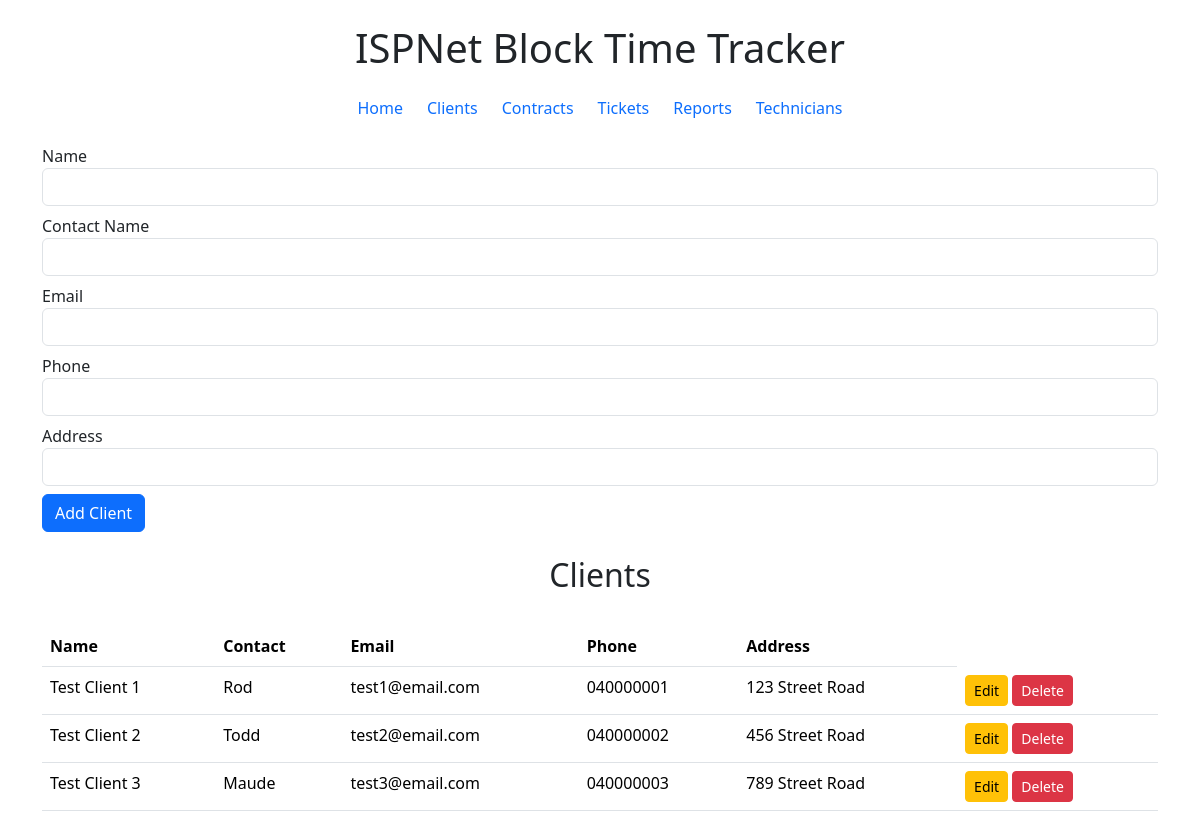
The app's page /clients with its own data.
### models.py (models this page shows)
class Client(Base):
    __tablename__ = "clients"
    id = Column(Integer, primary_key=True)
    name = Column(String, nullable=False)
    contact_name = Column(String)
    email = Column(String)
    phone = Column(String)
    address = Column(String)
    contracts = relationship("Contract", back_populates="client")

### main.py (the view)
@app.get("/clients", response_class=HTMLResponse)
def view_clients(request: Request):
    clients = get_all_clients()
    return templates.TemplateResponse("clients.html", {"request": request, "clients": clients})

### templates/clients.html
{% extends "base.html" %}
{% block content %}
<form method="post" action="/clients" class="mb-4">
    <div class="mb-2">
        <label>Name</label>
        <input class="form-control" type="text" name="name" required>
    </div>
    <div class="mb-2">
        <label>Contact Name</label>
        <input class="form-control" type="text" name="contact_name">
    </div>
    <div class="mb-2">
        <label>Email</label>
        <input class="form-control" type="email" name="email">
    </div>
    <div class="mb-2">
        <label>Phone</label>
        <input class="form-control" type="text" name="phone">
    </div>
    <div class="mb-2">
        <label>Address</label>
        <input class="form-control" type="text" name="address">
    </div>
    <button class="btn btn-primary" type="submit">Add Client</button>
</form>
<h2 class="text-center">Clients</h2>
<br>
<table class="table">
    <thead>
        <tr>
            <th>Name</th>
            <th>Contact</th>
            <th>Email</th>
            <th>Phone</th>
            <th>Address</th>
        </tr>
    </thead>
    <tbody>
        {% for client in clients %}
        <tr>
            <td>{{ client.name }}</td>
            <td>{{ client.contact_name }}</td>
            <td>{{ client.email }}</td>
            <td>{{ client.phone }}</td>
            <td>{{ client.address }}</td>
            <td>
  <a href="/clients/{{ client.id }}/edit" class="btn btn-sm btn-warning">Edit</a>
  <form method="post" action="/clients/{{ client.id }}/delete" style="display:inline;" onsubmit="return confirm('Delete this client?');">
    <button class="btn btn-sm btn-danger" type="submit">Delete</button>
  </form>
</td>
        </tr>
        {% else %}
        <tr>
            <td colspan="5">No clients yet.</td>
        </tr>
        {% endfor %}
    </tbody>
</table>
{% endblock %}

### records on screen
Client: name "Test Client 1", contact_name "Rod", email "test1@email.com", phone "040000001", address "123 Street Road"
Client: name "Test Client 2", contact_name "Todd", email "test2@email.com", phone "040000002", address "456 Street Road"
Client: name "Test Client 3", contact_name "Maude", email "test3@email.com", phone "040000003", address "789 Street Road"
